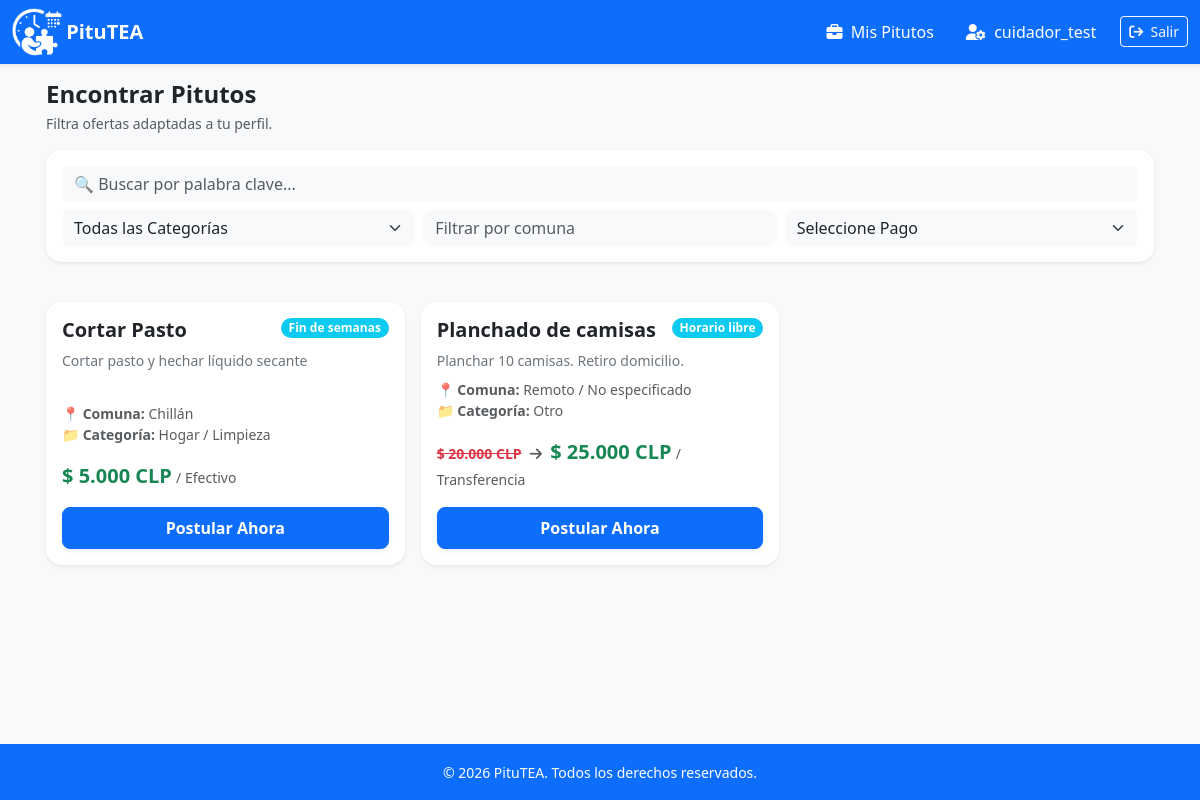
Screenshot of / (signed in) with the database file from the repository.
### app_pitutea/models.py (models this page shows, shortened)
class Pituto(models.Model):
    TIPO_PAGO_CHOICES = [
        ('Transferencia', 'Transferencia'),
        ('Efectivo', 'Efectivo'),
    ]
    ESTADO_CHOICES = [
        ('ACTIVO', 'Activo'),
        ('OTORGADO', 'Trabajo Otorgado'),
        ('FINALIZADO', 'Finalizado'),
    ]
    CALIFICACION_CHOICES = [(i, str(i)) for i in range(1, 6)]
    creador = models.ForeignKey(User, on_delete=models.CASCADE, related_name='pitutos_creados', verbose_name="Oferente creador")
    titulo = models.CharField(max_length=200, verbose_name="Título del Pituto")
    descripcion = models.TextField(verbose_name="Descripción detallada")
    categoria = models.CharField(max_length=20, choices=CATEGORIAS_CHOICES, default='otro', verbose_name="Categoría del trabajo")
    comuna = models.CharField(max_length=100, blank=True, null=True, verbose_name="Comuna (Dejar en blanco si es Remoto)")
    pago = models.CharField(max_length=50, verbose_name="Monto a pagar (Ej: $15.000)")
    pago_anterior = models.CharField(max_length=50, blank=True, null=True, verbose_name="Monto anterior (tachado)")
    tipo_pago = models.CharField(max_length=20, choices=TIPO_PAGO_CHOICES, default='tarea', verbose_name="Modalidad de pago")
    flexibilidad = models.CharField(max_length=100, verbose_name="Etiqueta de Flexibilidad (Ej: Remoto / Noche)")
    activo = models.BooleanField(default=True, verbose_name="¿Está activo?")
    fecha_creacion = models.DateTimeField(auto_now_add=True)
    estado = models.CharField(
        max_length=20,
        choices=ESTADO_CHOICES,
        default='ACTIVO',
        verbose_name="Estado del Pituto"
    )
    cuidador_seleccionado = models.ForeignKey(
        User,
        on_delete=models.SET_NULL,
        null=True, blank=True,
        related_name='pitutos_asignados',
        verbose_name="Cuidador seleccionado"
    )
    fecha_finalizacion = models.DateTimeField(null=True, blank=True, verbose_name="Fecha de finalización")
    calificacion_a_cuidador = models.IntegerField(
        null=True, blank=True,
        choices=CALIFICACION_CHOICES,
        verbose_name="Calificación al cuidador (1-5)"
    )
    comentario_a_cuidador = models.TextField(
        null=True, blank=True,
        verbose_name="Comentario al cuidador"
    )
    calificacion_a_oferente = models.IntegerField(
        null=True, blank=True,
        choices=CALIFICACION_CHOICES,
        verbose_name="Calificación al oferente (1-5)"
    )
    comentario_a_oferente = models.TextField(
        null=True, blank=True,
        verbose_name="Comentario al oferente"
    )
    @property
    def pago_formateado(self):
        if not self.pago:
            return ""
        import re
        digitos = ''.join(re.findall(r'\d+', self.pago))
        if not digitos:
            return self.pago
        try:
            valor = int(digitos)
            valor_formateado = f"{valor:,}".replace(",", ".")
            return f"$ {valor_formateado} CLP"
        except ValueError:
            return self.pago
    @property
    def pago_anterior_formateado(self):
        if not self.pago_anterior:
            return None
        import re
        digitos = ''.join(re.findall(r'\d+', self.pago_anterior))
        if not digitos:
            return self.pago_anterior
        try:
            valor = int(digitos)
            valor_formateado = f"{valor:,}".replace(",", ".")
            return f"$ {valor_formateado} CLP"
        except ValueError:
            return self.pago_anterior
    class Meta:
        verbose_name = "Pituto"
        verbose_name_plural = "Pitutos"
        ordering = ['-fecha_creacion']

### app_pitutea/views.py (the view)
# urls.py: path('', views.listar_ofertas, name='listar_ofertas'),
def listar_ofertas(request):
    ofertas = Pituto.objects.filter(activo=True, estado='ACTIVO')
    q = request.GET.get('q', '')
    if q:
        ofertas = ofertas.filter(Q(titulo__icontains=q) | Q(descripcion__icontains=q))
    tipo = request.GET.get('tipo', '')
    if tipo:
        ofertas = ofertas.filter(tipo_pago=tipo)
    categoria = request.GET.get('categoria', '')
    if categoria:
        ofertas = ofertas.filter(categoria=categoria)
    comuna = request.GET.get('comuna', '')
    if comuna:
        ofertas = ofertas.filter(comuna__icontains=comuna)
    if request.user.is_authenticated and hasattr(request.user, 'perfil') and request.user.perfil.rol == 'CUIDADOR':
        perfil = request.user.perfil
        ofertas_list = list(ofertas)
        for oferta in ofertas_list:
            oferta.es_recomendado = False
            if perfil.categoria_interes and oferta.categoria == perfil.categoria_interes:
                oferta.es_recomendado = True
            elif perfil.comuna and oferta.comuna and perfil.comuna.lower() in oferta.comuna.lower():
                oferta.es_recomendado = True
        ofertas_list.sort(key=lambda x: x.es_recomendado, reverse=True)
        ofertas = ofertas_list
    context = {
        'ofertas': ofertas,
        'q': q, 'tipo': tipo, 'categoria': categoria, 'comuna': comuna,
    }
    if request.headers.get('HX-Request') == 'true':
        return render(request, 'parcial_grilla_ofertas.html', context)
    return render(request, 'ofertas.html', context)

### app_pitutea/templates/ofertas.html (shortened to what this page needs)
{% extends 'base.html' %}
{% block content %}
<div class="row mb-3">
    <div class="col-12">
        <h1 class="h4 fw-bold text-dark mb-1">Encontrar Pitutos</h1>
        <p class="text-muted small">Filtra ofertas adaptadas a tu perfil.</p>
        <form class="bg-white p-3 rounded-4 shadow-sm mb-4"
              hx-get="{% url 'listar_ofertas' %}"
              hx-target="#grilla-ofertas"
              hx-trigger="input from:input, change from:select">
            <div class="row g-2 mb-2">
                <div class="col-12">
                    <input type="search" name="q" class="form-control rounded-3 bg-light border-0" placeholder="🔍 Buscar por palabra clave...">
                </div>
            </div>
            <div class="row g-2">
                <div class="col-12 col-md-4">
                    <select name="categoria" class="form-select rounded-3 bg-light border-0">
                        <option value="">Todas las Categorías</option>
                    </select>
                </div>
                <div class="col-6 col-md-4">
                    <input type="text" name="comuna" class="form-control rounded-3 bg-light border-0" placeholder="Filtrar por comuna">
                </div>
                <div class="col-6 col-md-4">
                    <select name="tipo" class="form-select rounded-3 bg-light border-0">
                        <option value="">Seleccione Pago</option>
                    </select>
                </div>
            </div>
        </form>
    </div>
</div>
<div id="grilla-ofertas" class="row g-3">
    {% include 'parcial_grilla_ofertas.html' %}
</div>
{% endblock %}

### app_pitutea/templates/base.html (shortened to what this page needs)
<!DOCTYPE html>
<html lang="es">
<head>
    <link href="https://cdn.jsdelivr.net/npm/bootstrap@5.3.2/dist/css/bootstrap.min.css" rel="stylesheet">
    <link rel="stylesheet" href="https://cdn.jsdelivr.net/npm/bootstrap-icons@1.5.0/font/bootstrap-icons.css">
</head>
<body class="bg-light">
    <nav class="navbar navbar-expand-lg navbar-dark bg-primary shadow-sm sticky-top d-none d-lg-block">
        <div class="container-fluid">
            {% load static %} <img src="{% static 'assets/img/Logo_v3.png' %}" alt="Logo Pitutea" width="50px">&nbsp;
            <a class="navbar-brand fw-bold" href="{% if user.is_authenticated and not user.is_staff and user.perfil.rol == 'OFERENTE' %}{% url 'panel_oferente' %}{% else %}{% url 'listar_ofertas' %}{% endif %}">PituTEA</a>
            <div class="collapse navbar-collapse">
                <ul class="navbar-nav ms-auto">
                    {% if user.is_authenticated %}
                        {% if user.is_staff %}
                        <li class="nav-item">
                            <a href="/admin/" class="nav-link text-white me-3">
                                <i class="fa-solid fa-shield-halved"></i>&nbsp; Panel Admin
                            </a>
                        </li>
                        {% elif user.perfil.rol == 'CUIDADOR' %}
                        <li class="nav-item">
                            <a href="{% url 'bitacora_cuidador' %}" class="nav-link text-white me-3">
                                <i class="fa-solid fa-briefcase"></i>&nbsp; Mis Pitutos
                            </a>
                        </li>
                        {% endif %}
                        <li class="nav-item">
                            <a href="{% url 'editar_perfil' %}" class="nav-link text-white me-3">
                                <i class="fa-solid fa-user-gear"></i>&nbsp; {{ user.username }}</a>
                        </li>
                        <li class="nav-item">
                            <form action="{% url 'logout' %}" method="post">
                                <button type="submit" class="btn btn-outline-light btn-sm mt-1"><i class="fa-solid fa-arrow-right-from-bracket"></i>&nbsp; Salir</button>
                            </form>
                        </li>
                    {% endif %}
                </ul>
            </div>
        </div>
    </nav>
        <h5 class="m-0 fw-bold">{% load static %} PituTEA</h5>
    <main class="container px-3 pt-3">
        {% block content %}
        {% endblock %}
    </main>
    <footer class="bg-primary text-white text-center py-3 fixed-bottom d-none d-lg-block">
        <div class="container">
            <small>&copy; 2026 PituTEA. Todos los derechos reservados.</small>
        </div>
    </footer>
</body>
</html>

### app_pitutea/templates/parcial_grilla_ofertas.html (shortened to what this page needs)
{% for oferta in ofertas %}
<div class="col-12 col-md-6 col-lg-4">
    <div class="card h-100 shadow-sm rounded-4 {% if oferta.es_recomendado %}border-primary border-2{% else %}border-0{% endif %}">
        <div class="card-body d-flex flex-column">
            <div class="d-flex justify-content-between align-items-start mb-2">
                <h5 class="card-title fw-bold mb-0 text-dark">{{ oferta.titulo }}</h5>
                <span class="badge rounded-pill text-bg-info text-white">{{ oferta.flexibilidad }}</span>
            </div>
            <p class="card-text text-secondary small flex-grow-1 mb-2">{{ oferta.descripcion }}</p>
            <div class="mb-3 small text-muted">
                <strong>📍 Comuna:</strong> {{ oferta.comuna|default:"Remoto / No especificado" }}<br>
                <strong>📁 Categoría:</strong> {{ oferta.get_categoria_display }}
            </div>
            <div class="mt-auto mb-3">
                {% if oferta.pago_anterior %}
                <span class="text-danger small fw-bold text-decoration-line-through me-1">{{ oferta.pago_anterior_formateado }}</span>
                <i class="fa-solid fa-arrow-right text-muted small me-1"></i>
                {% endif %}
                <span class="fs-5 fw-bold text-success">{{ oferta.pago_formateado }}</span>
                <span class="text-muted small">/ {{ oferta.tipo_pago }}</span>
            </div>
            {% if user.is_authenticated %}
                {% if user.perfil.rol == 'CUIDADOR' %}
                    <button
                        class="btn btn-primary w-100 fw-bold py-2 rounded-3 shadow-sm"
                        hx-post="{% url 'postular_pituto' oferta.id %}"
                        hx-swap="outerHTML"
                        hx-headers='{"X-CSRFToken": "{{ csrf_token }}"}'>
                        Postular Ahora
                    </button>
                {% else %}
                    <button class="btn btn-outline-secondary w-100 fw-bold py-2 rounded-3 disabled" disabled>
                        Solo Cuidadores
                    </button>
                {% endif %}
            {% else %}
                <a href="{% url 'login' %}" class="btn btn-primary w-100 fw-bold py-2 rounded-3 shadow-sm">
                    Inicia Sesión para Postular
                </a>
            {% endif %}
        </div>
    </div>
</div>
{% endfor %}

### app_pitutea/templates/base.html (style rules this page uses)
body { padding-bottom: 70px; -webkit-tap-highlight-color: transparent; }
@media (min-width: 992px) { body { padding-bottom: 0; } }

### rows the page displays
Pituto: titulo "Cortar Pasto", flexibilidad "Fin de semanas", descripcion "Cortar pasto y hechar líquido secante", comuna "Chillán", categoria "Hogar / Limpieza", pago_formateado "$ 5.000 CLP", tipo_pago "Efectivo"
Pituto: titulo "Planchado de camisas", flexibilidad "Horario libre", descripcion "Planchar 10 camisas. Retiro domicilio.", comuna "Remoto / No especificado", categoria "Otro", pago_anterior_formateado "$ 20.000 CLP", pago_formateado "$ 25.000 CLP", tipo_pago "Transferencia"

### other values shown
{{ user.username }} "cuidador_test"
